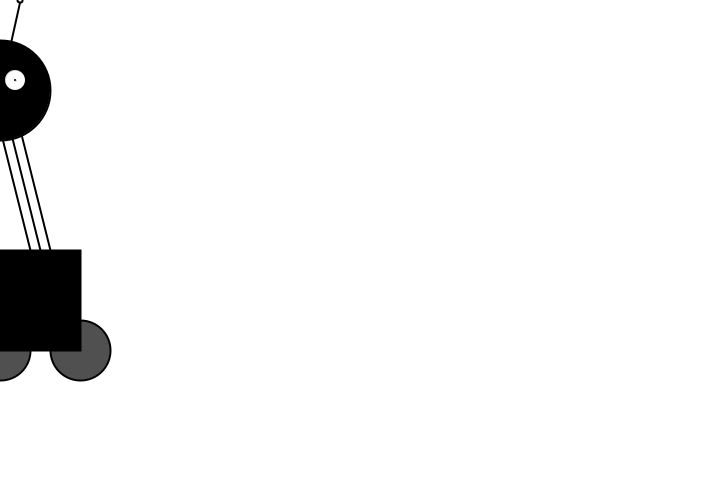
Frame 1 (no input)
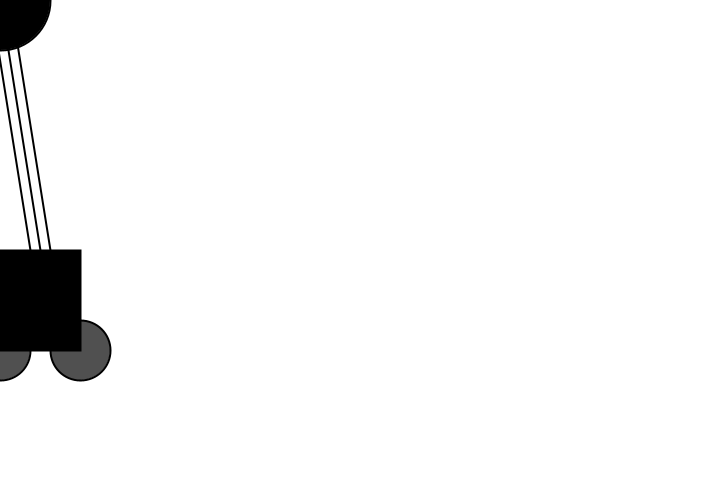
Frame 60 (the mouse pressed at the canvas centre just before this capture)
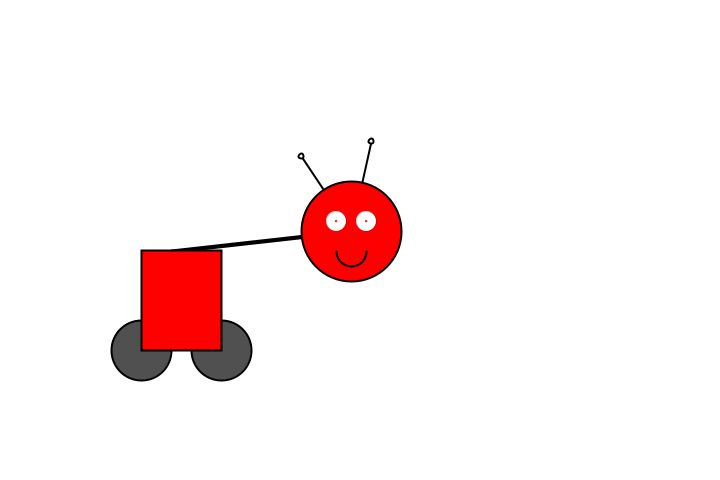
Frame 120 (the mouse held since frame 60 and released just before this capture)

The Processing sketch that drew these frames (run headless with seeded random() and noise(); from frame 60 on, the mouse is pressed at the canvas centre):

// Processing sketch: processing_20621
// ── processing_20621.pde

int TeteX = 0;
int TeteY = 100;
int TailleTete = 100;
int CorpsX = 0;
int CorpsY = 250;
float easing = 0.1;
float easing2 = 0.01;
int LargeurCorps = 80;
int HauteurCorps = 100;
int CentreRoue1 = 0;
color c;


void setup ()
{
  size(720,480);
  background(255);
  smooth();
  c = color(0);
  int CentreRoue1 = LargeurCorps;

  
}
void draw()
{
  background(255);
  strokeWeight(20);
  //line(0,380,720,380);
  float weight = dist(mouseX,mouseY,pmouseX,pmouseY)/2;
  float targetX = mouseX;
  TeteX += (targetX - TeteX)*easing;
  float targetY = mouseY;
  TeteY += (targetY - TeteY)*easing;
  CorpsX += (targetX - CorpsX )*easing2;
  CentreRoue1 += (targetX - CentreRoue1 )*easing2; 
  //COU
  strokeWeight(2);
  line(TeteX,TeteY,CorpsX+40,CorpsY);
  line(TeteX+10,TeteY,CorpsX+50,CorpsY);
  line(TeteX-10,TeteY,CorpsX+30,CorpsY);
  //CORPS
  strokeWeight(2);
  fill(80);
  ellipse(CentreRoue1 ,HauteurCorps+250,60,60);
  ellipse(CentreRoue1 +80 ,HauteurCorps+250,60,60);
  fill(c);
  rect(CorpsX,CorpsY,LargeurCorps,HauteurCorps);
  fill(255);
 
     //ANTENNES
  strokeWeight(2);
  fill(255);
  line(TeteX,TeteY,TeteX-50,TeteY-75);
  ellipse(TeteX-50,TeteY-75,5,5);
  line(TeteX,TeteY,TeteX+20,TeteY-90);
  ellipse(TeteX+20,TeteY-90,5,5);
  //TETE
  fill(c);
  ellipse(TeteX,TeteY,TailleTete,TailleTete);
  strokeWeight(weight);
  fill(255);
  ellipse(TeteX+15,TeteY-10,20,20);
  fill(c);
  ellipse(TeteX+15,TeteY-10,2,2);
  fill(255);
  ellipse(TeteX-15,TeteY-10,20,20);
  fill(c);
  ellipse(TeteX-15,TeteY-10,2,2);
  strokeWeight(2);
  arc(TeteX,TeteY+20,30,30,0,PI);
  if(mousePressed)
  c = color(255,0,0);
  else
  c = color(0);
  if(keyPressed)  
  if(key == 'q')
  HauteurCorps  = 150;
   if(keyPressed)  
  if(key == 'w')
  HauteurCorps  = 100;
  else
  HauteurCorps = 200;
 
  
 
  
  
 
}
